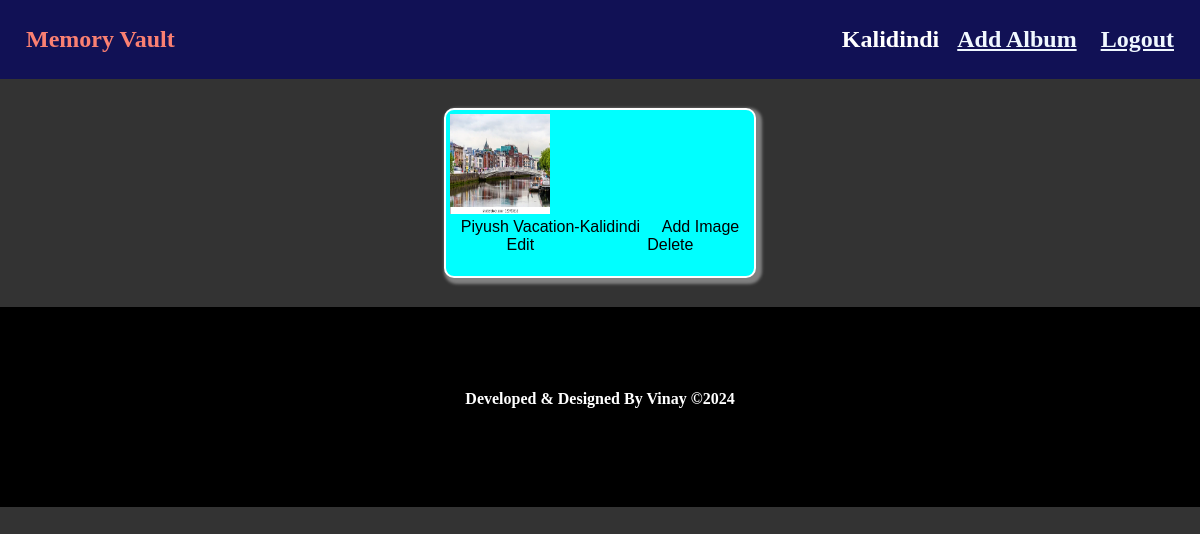
/my_album/ (signed in), run on the app's committed database.
### main/models.py (models this page shows)
class Vacation_name(models.Model):
    name=models.CharField(max_length=50)
    image=models.ImageField(upload_to='vac')
    user=models.ForeignKey(User, on_delete=models.CASCADE)

### main/views.py (the view)
# urls.py: path('my_album/', views.my_album, name='my_album'),
def my_album(request):
    if request.user.is_authenticated:
        v_n= Vacation_name.objects.filter(user_id=request.user.pk)
        return render(request, 'my_album.html', {'v_n':v_n})
    else:
        return redirect('mylogin')

### templates/my_album.html (shortened to what this page needs)
<!doctype html>
{% load static %}
<html lang="en-us">
    <head>
        <link href="{% static 'FontAwesome/css/all.css' %}" rel="stylesheet"/>
        <link rel="stylesheet" href="https://cdnjs.cloudflare.com/ajax/libs/font-awesome/4.7.0/css/font-awesome.min.css">
        <link rel="stylesheet" href="{% static 'style.css' %}">
    </head>
    <body>
        <header>
            <h1 style="display: flex; flex-direction: row;justify-content: space-between;">
                <span class="html"><a style="text-decoration: none;color: inherit;" href="{% url 'index'%}">Memory Vault</a></span><div>
                    {{request.user.username}}&nbsp;&nbsp;&nbsp;<span class="css"><a style="color: aliceblue;" href="{% url 'add_album' %}" >Add Album</a>&nbsp;&nbsp;&nbsp;</span> <a style="color: aliceblue;" href="{% url 'logout' %}" >Logout</a></div>
            </h1>
        </header>
        <section>
            {% for i in v_n %}
            <article>
                <figure id="img1" >
                    <a href="#" ><img width="100vw" height="100vh" src="{{i.image.url}}"/></a>
                </figure>
                <div style="display: flex;flex-direction:row ;justify-content:space-around ;">
                <form action="{% url 'my_image' %}" method="post">
                <h6>
                    <button style="text-decoration: none;border: none;background:none;cursor: pointer;" type="submit">{{i.name}}-{{i.user.username}}</button></h6> </form>
                    <form action="{% url 'add_image' %}" method="post">
                        <button style="text-decoration: none;border: none;background:none;cursor: pointer;" type="submit">Add Image</button>
                        </form></div>
                        <div style="display: flex;flex-direction:row ;justify-content:space-around ;">
                            <form action="{% url 'edit_album' %}" method="post">
                                <button style="text-decoration: none;border: none;background:none;cursor: pointer;" type="submit">Edit</button>
                            </form>
                            <form action="{% url 'delete_album' %}" method="post">
                                <button style="text-decoration: none;border: none;background:none;cursor: pointer;" type="submit">Delete</button>
                            </form>
                        </div>
                    <br>
            </article>
            {% endfor %}
        </section>
        <footer>
            <h4 style="color: white;">Developed & Designed By Vinay &copy;2024</h4>
           <br><br>
          </footer>
    </body>
</html>

### static/style.css (style rules this page uses)
* { margin: 0; padding: 0; font-size: 100%; box-sizing: border-box; max-width: 100%; position: relative; transition: all 0.6s; animation: load 0.8s; }
body { background: #333; }
header > h1 { width: 100%; padding:26px; font-size: 1.5em; text-align: center; color: #fff; background: #115; }
header > h1 > span.html { color: salmon; }
section { margin: 0 auto; text-align: center; }
section > article { width: 26%; margin: 2.4%; padding: 4px; display: inline-block; text-align: justify; border: 2px solid white; background-color: cyan; border-radius: 10px; box-shadow: 3px 3px 3px 3px gray; }
section > article > figure { width: 100%; height: 10%; }
footer { font-weight: bolder; height: 200px; padding-top: 20px; align-content: center; text-align: center; background-color: black; background-attachment: fixed; }

### data on the page
Vacation_name: image (picture), name "Piyush Vacation", user.username "Kalidindi"

### other printed values
{{ request.user.username }} "Kalidindi"
